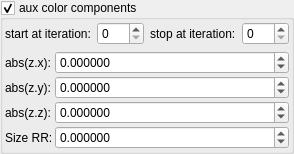
    <widget class="MyGroupBox" name="groupCheck_fold_color_aux_color_enabled_false">
     <property name="title">
      <string>aux color components</string>
     </property>
     <property name="checkable">
      <bool>true</bool>
     </property>
     <layout class="QVBoxLayout" name="verticalLayout_3">
      <property name="leftMargin">
       <number>2</number>
      </property>
      <property name="topMargin">
       <number>2</number>
      </property>
      <property name="rightMargin">
       <number>2</number>
      </property>
      <property name="bottomMargin">
       <number>2</number>
      </property>
      <item>
       <layout class="QHBoxLayout" name="horizontalLayout_21" stretch="0,1,0,1">
        <item>
         <widget class="QLabel" name="label_102">
          <property name="text">
           <string>start at iteration:</string>
          </property>
         </widget>
        </item>
        <item>
         <widget class="MySpinBox" name="spinboxInt_fold_color_start_iterations_A">
          <property name="sizePolicy">
           <sizepolicy hsizetype="Minimum" vsizetype="Maximum">
            <horstretch>0</horstretch>
            <verstretch>0</verstretch>
           </sizepolicy>
          </property>
          <property name="minimum">
           <number>0</number>
          </property>
          <property name="maximum">
           <number>999</number>
          </property>
          <property name="value">
           <number>0</number>
          </property>
         </widget>
        </item>
        <item>
         <widget class="QLabel" name="label_74">
          <property name="text">
           <string>stop at iteration:</string>
          </property>
         </widget>
        </item>
        <item>
         <widget class="MySpinBox" name="spinboxInt_fold_color_stop_iterations_A">
          <property name="sizePolicy">
           <sizepolicy hsizetype="Preferred" vsizetype="Maximum">
            <horstretch>0</horstretch>
            <verstretch>0</verstretch>
           </sizepolicy>
          </property>
          <property name="maximum">
           <number>999</number>
          </property>
         </widget>
        </item>
       </layout>
      </item>
      <item>
       <layout class="QGridLayout" name="gridLayout_16" columnstretch="0,1">
        <property name="spacing">
         <number>2</number>
        </property>
        <item row="3" column="1">
         <widget class="MyDoubleSpinBox" name="spinbox4_fold_color_difs_0000_w">
          <property name="sizePolicy">
           <sizepolicy hsizetype="Minimum" vsizetype="Maximum">
            <horstretch>0</horstretch>
            <verstretch>0</verstretch>
           </sizepolicy>
          </property>
          <property name="prefix">
           <string/>
          </property>
          <property name="suffix">
           <string/>
          </property>
          <property name="decimals">
           <number>6</number>
          </property>
          <property name="minimum">
           <double>-100.000000000000000</double>
          </property>
          <property name="maximum">
           <double>100.000000000000000</double>
          </property>
          <property name="singleStep">
           <double>0.100000000000000</double>
          </property>
         </widget>
        </item>
        <item row="0" column="1">
         <widget class="MyDoubleSpinBox" name="spinbox4_fold_color_difs_0000_x">
          <property name="sizePolicy">
           <sizepolicy hsizetype="Minimum" vsizetype="Maximum">
            <horstretch>0</horstretch>
            <verstretch>0</verstretch>
           </sizepolicy>
          </property>
          <property name="prefix">
           <string/>
          </property>
          <property name="suffix">
           <string/>
          </property>
          <property name="decimals">
           <number>6</number>
          </property>
          <property name="minimum">
           <double>-100.000000000000000</double>
          </property>
          <property name="maximum">
           <double>100.000000000000000</double>
          </property>
          <property name="singleStep">
           <double>0.100000000000000</double>
          </property>
         </widget>
        </item>
        <item row="2" column="1">
         <widget class="MyDoubleSpinBox" name="spinbox4_fold_color_difs_0000_z">
          <property name="sizePolicy">
           <sizepolicy hsizetype="Minimum" vsizetype="Maximum">
            <horstretch>0</horstretch>
            <verstretch>0</verstretch>
           </sizepolicy>
          </property>
          <property name="prefix">
           <string/>
          </property>
          <property name="suffix">
           <string/>
          </property>
          <property name="decimals">
           <number>6</number>
          </property>
          <property name="minimum">
           <double>-100.000000000000000</double>
          </property>
          <property name="maximum">
           <double>100.000000000000000</double>
          </property>
          <property name="singleStep">
           <double>0.100000000000000</double>
          </property>
         </widget>
        </item>
        <item row="3" column="0">
         <widget class="QLabel" name="label_40">
          <property name="text">
           <string>Size RR:</string>
          </property>
         </widget>
        </item>
        <item row="2" column="0">
         <widget class="QLabel" name="label_38">
          <property name="text">
           <string>abs(z.z):</string>
          </property>
         </widget>
        </item>
        <item row="1" column="1">
         <widget class="MyDoubleSpinBox" name="spinbox4_fold_color_difs_0000_y">
          <property name="sizePolicy">
           <sizepolicy hsizetype="Minimum" vsizetype="Maximum">
            <horstretch>0</horstretch>
            <verstretch>0</verstretch>
           </sizepolicy>
          </property>
          <property name="prefix">
           <string/>
          </property>
          <property name="suffix">
           <string/>
          </property>
          <property name="decimals">
           <number>6</number>
          </property>
          <property name="minimum">
           <double>-100.000000000000000</double>
          </property>
          <property name="maximum">
           <double>100.000000000000000</double>
          </property>
          <property name="singleStep">
           <double>0.100000000000000</double>
          </property>
         </widget>
        </item>
        <item row="1" column="0">
         <widget class="QLabel" name="label_39">
          <property name="text">
           <string>abs(z.y):</string>
          </property>
         </widget>
        </item>
        <item row="0" column="0">
         <widget class="QLabel" name="label_37">
          <property name="text">
           <string>abs(z.x):</string>
          </property>
         </widget>
        </item>
       </layout>
      </item>
     </layout>
    </widget>
